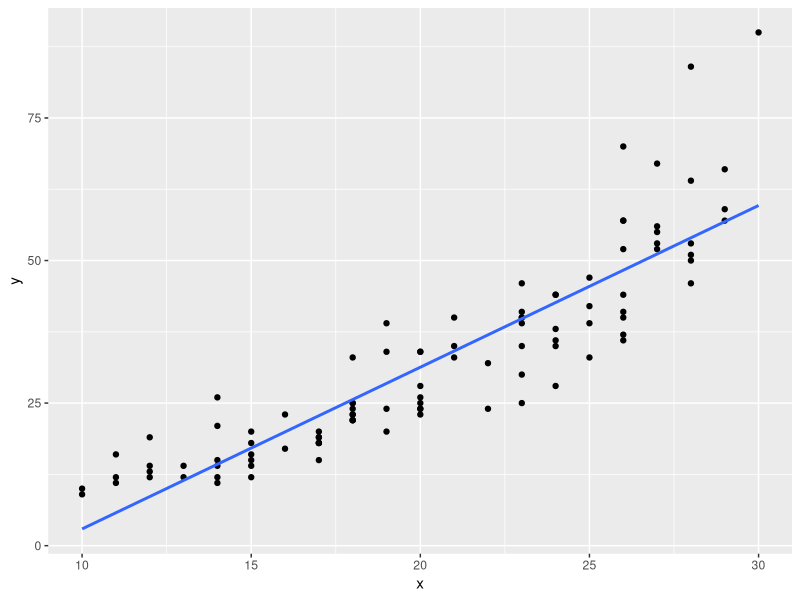
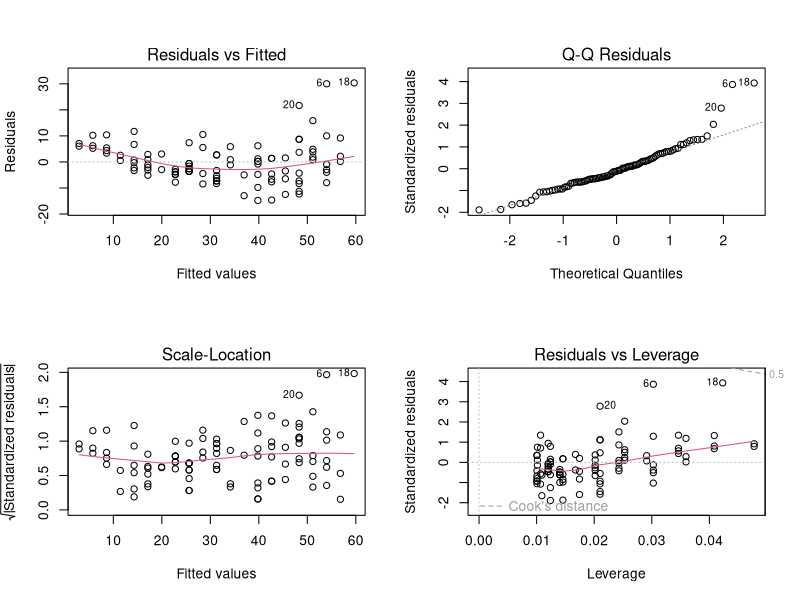

The R source for these figures, in order: (Note: this script raises an error after producing the figures.)
library(tidyverse)

set.seed(1)

n <- 100
df <- tibble(
    x = runif(n, 0, 1) %>% round(2),
    y = exp(2.4 + 1.82 * x + rnorm(n, 0, 0.2)) %>% round(0)
) %>%
    mutate(
        x = 10 + x * (30 - 10),
        x = x %>% round(0)
    )

ggplot(df, aes(x, y)) +
    geom_point() +
    geom_smooth(method = lm, se = FALSE)

par(mfrow = c(2,2))
plot(lm(y ~ x, data = df))

names(df) <- c('anxiety', 'performance')

# par(mfrow = c(1,1))
# hist(df$y, breaks = 30)
# hist(log(df$y), breaks = 30)

write_csv(df, path = '~/R/uoepsy/data/anx_perf.csv')
